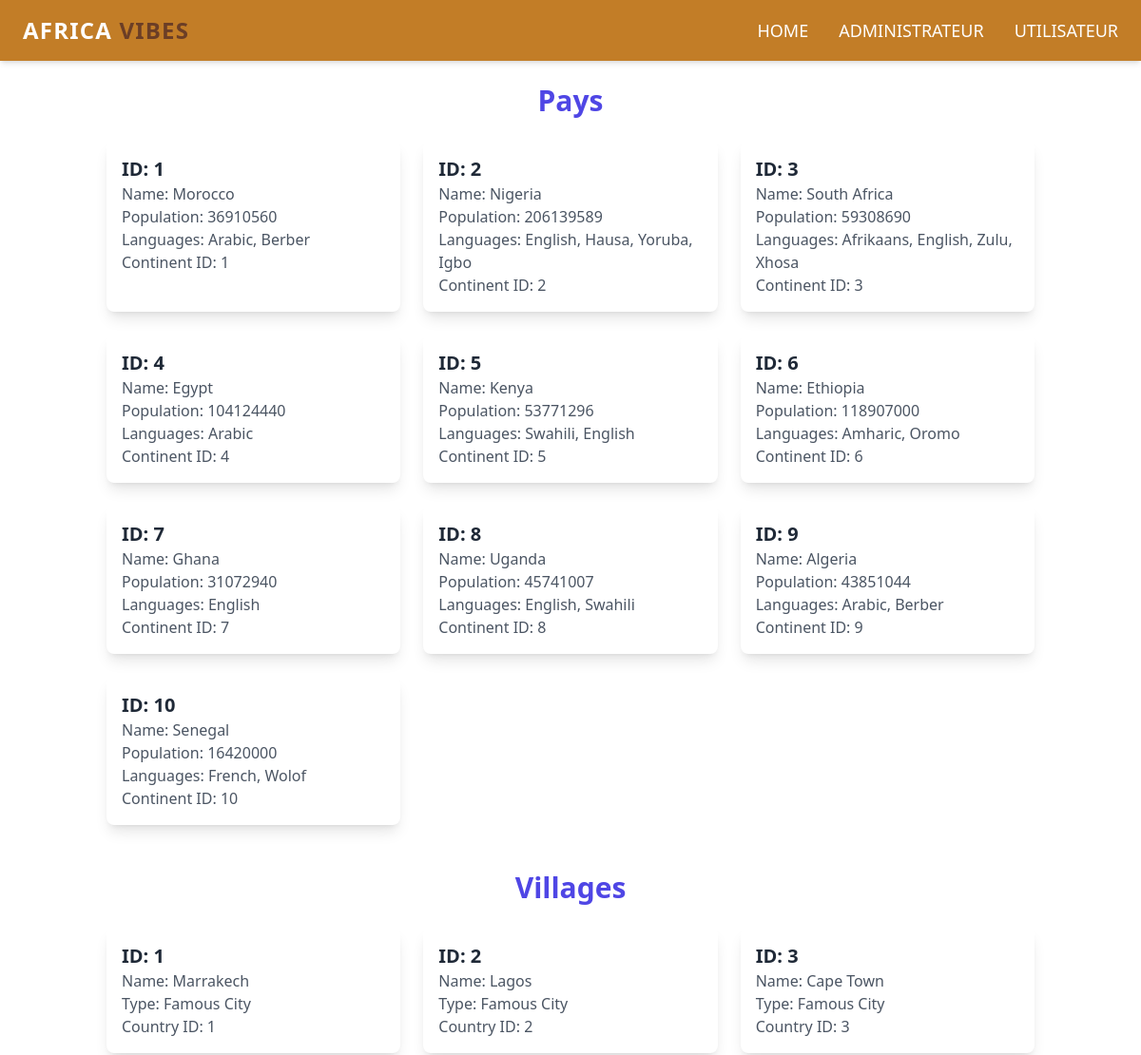
The page /Admin.php (upper part) on the database as committed earlier.
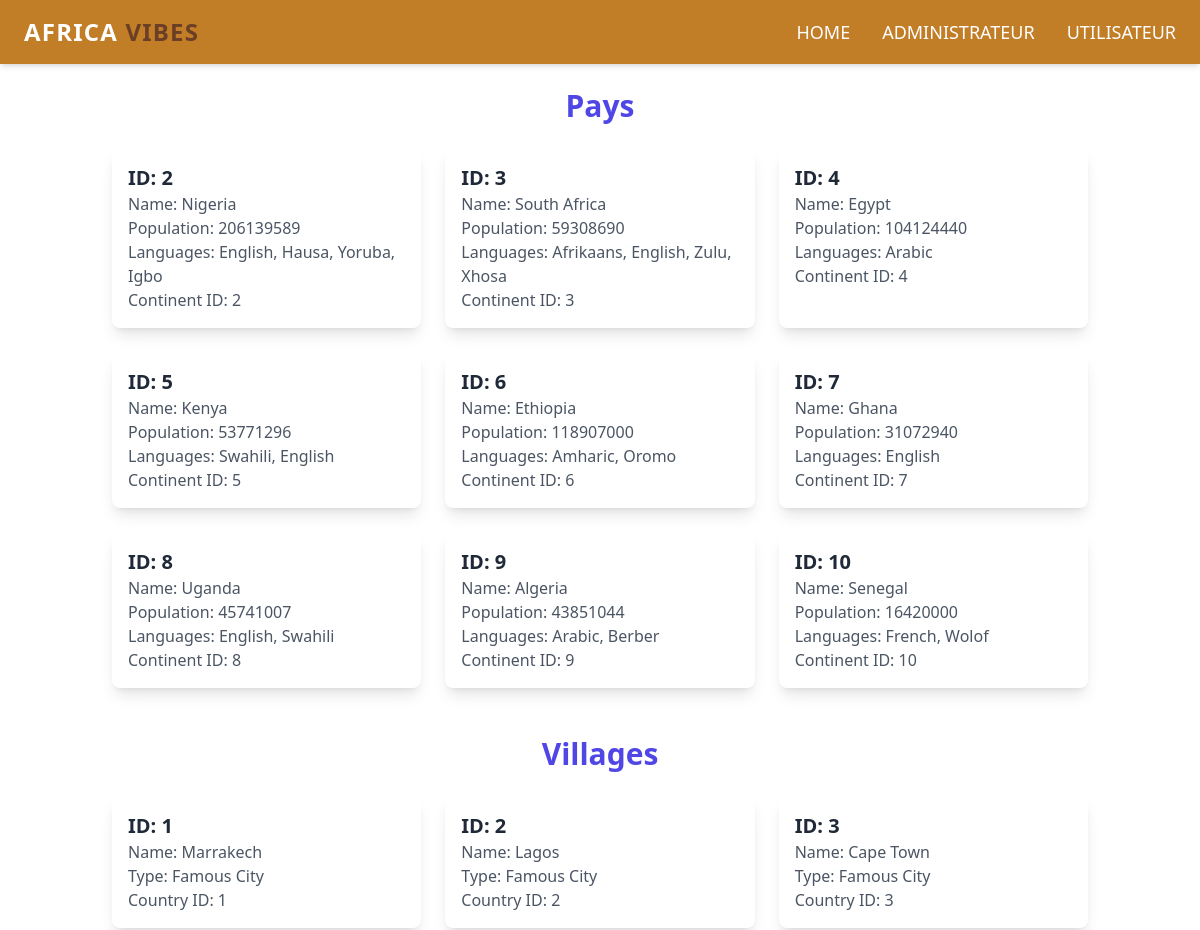
The same page on the database as committed later.
### tables this page shows
CREATE TABLE pays (
    id INT NOT NULL AUTO_INCREMENT PRIMARY KEY,
    name VARCHAR(100) NOT NULL,
    population BIGINT, 
    languages VARCHAR(100),  
    id_continent INT,
    FOREIGN KEY (id_continent) REFERENCES continent(id)
);

CREATE TABLE vill (
    id INT NOT NULL AUTO_INCREMENT PRIMARY KEY,
    name VARCHAR(100) NOT NULL,
    type ENUM('Capital City', 'Famous City') NOT NULL,
    id_pays INT,
    FOREIGN KEY (id_pays) REFERENCES pays(id)
);

### Admin.php (the view, shortened to what this page needs)
<!DOCTYPE html>
<html lang="en">
<head>
    <script src="https://cdn.tailwindcss.com"></script>
</head>
<body>
<nav class="bg-[#C27D27] shadow-md">
        <div class="max-w-7xl mx-auto px-6 py-4 flex justify-between items-center">
            <div class="text-white text-2xl font-bold uppercase tracking-wider">
                Africa <span class="text-[#6B3E26]">Vibes</span>
            </div>
            <ul class="hidden md:flex space-x-8">
                <li><a href="index.php" class="text-white text-lg font-medium uppercase hover:text-[#F1C40F] transition duration-300">Home</a></li>
                <li><a href="Admin.php" class="text-white text-lg font-medium uppercase hover:text-[#F1C40F] transition duration-300">Administrateur</a></li>
                <li><a href="Utilis.php" class="text-white text-lg font-medium uppercase hover:text-[#F1C40F] transition duration-300">Utilisateur</a></li>
        </ul>
    </nav>
<?php
include('conn.php');
$pays = mysqli_query($conn, "SELECT * FROM `pays`");
$vill =mysqli_query($conn,"SELECT * FROM `vill`");
?>
<div class="container mx-auto p-6">
<h2 class="text-3xl font-bold text-center text-indigo-600 mb-6">Pays</h2>
<div class="grid grid-cols-1 sm:grid-cols-2 md:grid-cols-3 gap-6">
    <?php while ($row = mysqli_fetch_array($pays)) { ?>
        <div class="bg-white p-4 rounded-lg shadow-lg">
            <h3 class="text-xl font-semibold text-gray-800">ID: <?= $row['id']; ?></h3>
            <p class="text-gray-600">Name: <?= $row['name']; ?></p>
            <p class="text-gray-600">Population: <?= $row['population']; ?></p>
            <p class="text-gray-600">Languages: <?= $row['languages']; ?></p>
            <p class="text-gray-600">Continent ID: <?= $row['id_continent']; ?></p>
        </div>
    <?php }?>
</div>
<h2 class="text-3xl font-bold text-center text-indigo-600 mt-12 mb-6">Villages</h2>
<div class="grid grid-cols-1 sm:grid-cols-2 md:grid-cols-3 gap-6">
    <?php while ($row = mysqli_fetch_array($vill)) { ?>
        <div class="bg-white p-4 rounded-lg shadow-lg">
            <h3 class="text-xl font-semibold text-gray-800">ID: <?= $row['id']; ?></h3>
            <p class="text-gray-600">Name: <?= $row['name']; ?></p>
            <p class="text-gray-600">Type: <?= $row['type']; ?></p>
            <p class="text-gray-600">Country ID: <?= $row['id_pays']; ?></p>
        </div>
    <?php } ?>
</div>
</div>
</body>
</html>

Rows that differ between the two databases and show on the page:
removed pays: id "1", name "Morocco", population "36910560", languages "Arabic, Berber", id_continent "1"
